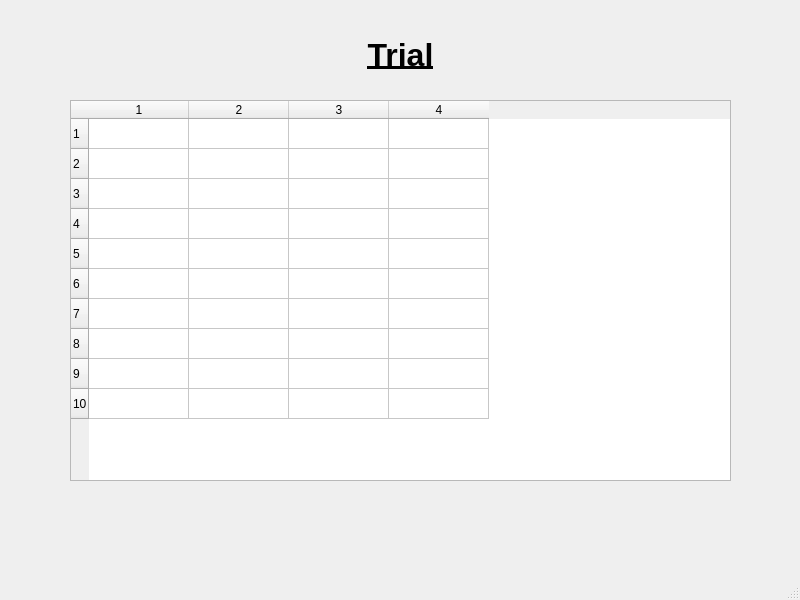
<?xml version="1.0" encoding="UTF-8"?>
<ui version="4.0">
 <class>MainWindow</class>
 <widget class="QMainWindow" name="MainWindow">
  <property name="geometry">
   <rect>
    <x>0</x>
    <y>0</y>
    <width>800</width>
    <height>600</height>
   </rect>
  </property>
  <property name="windowTitle">
   <string>MainWindow</string>
  </property>
  <widget class="QWidget" name="centralwidget">
   <widget class="QLabel" name="label">
    <property name="geometry">
     <rect>
      <x>320</x>
      <y>20</y>
      <width>161</width>
      <height>71</height>
     </rect>
    </property>
    <property name="text">
     <string>&lt;html&gt;&lt;head/&gt;&lt;body&gt;&lt;p align=&quot;center&quot;&gt;&lt;span style=&quot; font-size:24pt; font-weight:600; text-decoration: underline;&quot;&gt;Trial&lt;/span&gt;&lt;/p&gt;&lt;/body&gt;&lt;/html&gt;</string>
    </property>
   </widget>
   <widget class="QTableWidget" name="tableWidget">
    <property name="geometry">
     <rect>
      <x>70</x>
      <y>100</y>
      <width>661</width>
      <height>381</height>
     </rect>
    </property>
    <property name="rowCount">
     <number>10</number>
    </property>
    <property name="columnCount">
     <number>4</number>
    </property>
    <row/>
    <row/>
    <row/>
    <row/>
    <row/>
    <row/>
    <row/>
    <row/>
    <row/>
    <row/>
    <column/>
    <column/>
    <column/>
    <column/>
   </widget>
  </widget>
  <widget class="QStatusBar" name="statusbar"/>
 </widget>
 <resources/>
 <connections/>
</ui>
